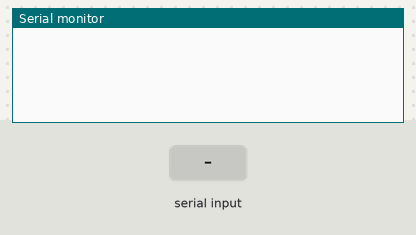
A sketch run on a simulated Arduino Uno, built with avr-gcc and run on an emulated ATmega328P. Shown: the last lines printed to the serial monitor. Inputs (shaded band) come from the test bench.

Above: at 1.2 s.
1.3 s: "90,45\n" received over Serial
At 2.1 s:
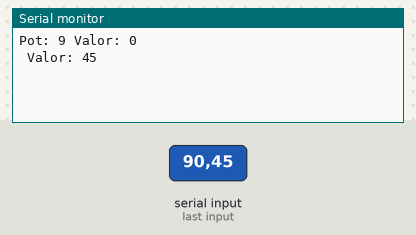
2.8 s: "5\n" received over Serial
At 3.6 s:
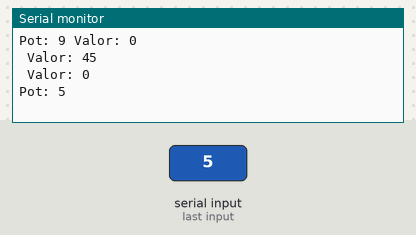

The sketch:

esp.ino
```cpp
char dado;
int num;
bool statusDado = true;

void setup() {
  Serial.begin(115200);
}


void loop() {

  if (Serial.available() > 0) {
    if (statusDado) {
      dado = Serial.read();
      Serial.print("Pot: ");Serial.print(dado);
      statusDado = false;
    }
    num = Serial.parseInt();
    Serial.print(" Valor: ");Serial.println(num);
  } else {
    statusDado = true;
  }
}
```

Measured:
- after the input at 1.3 s, the serial monitor: prints a new line at once (image 1)
- after the input at 2.8 s, the serial monitor: prints a new line at once (image 2)
